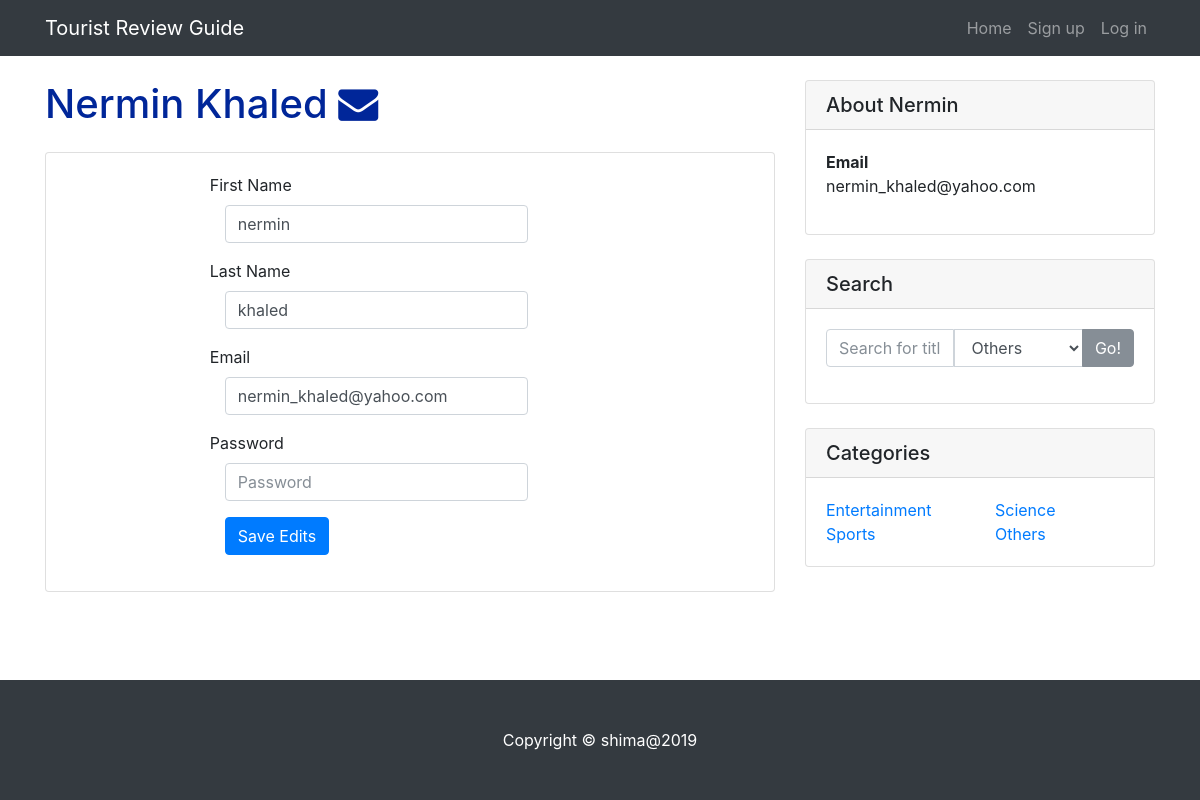
The page /blog/editProfile.php?user=1 on the database its author committed.
### tables this page shows
CREATE TABLE `user` (
  `ID` int(11) NOT NULL,
  `Fname` varchar(50) NOT NULL,
  `Lname` varchar(50) DEFAULT NULL,
  `Password` varchar(100) NOT NULL,
  `Email` varchar(100) NOT NULL
);

### blog/assets/classes/user.php (called while the page is built, shortened)
<?php
class user
{
 private $connection;
    function __construct ($c){
        $this->connection=$c;
    }
    public function getUserInfo($id){
        $query="select * from user where ID= '{$id}' ";
        $result=mysqli_query($this->connection , $query);
        if(!$result){
            return -1;
        }
        else{
            return $result;
        }
    }
}

### blog/editProfile.php (the view, shortened to what this page needs)
<?php
require_once ("assets/layouts/header.php");
require_once("assets/db_connection.php");
require_once ("assets/classes/user.php");
$user=new user($connection);
if(!isset($_GET["user"])){
    $resultInfo=$user->getUserInfo($_SESSION["id"]);
}else{
    $resultInfo=$user->getUserInfo($_GET["user"]);
}
?>
    <div class="container">
      <div class="row">
        <div class="col-md-8">
        <?php
            if($resultInfo == false) {
                trigger_error("Query result returns -1");
            } else{
                $dataInfo=mysqli_fetch_assoc($resultInfo); }
            if($_SESSION["id"] == $dataInfo["ID"]){
                $display = "display: inline;";
                $displaymsg = "display: none;";
                $displayedit = "display: inline;";
            }else{
                $displaymsg = "display: inline;";
            }
            ?>
          <h1 class="my-4" style="text-transform: capitalize; color:#002699;"><?php echo $dataInfo["Fname"]." ".$dataInfo["Lname"];?>
             <a href="sendMsg.php" style="text-decoration: none; color:#002699;<?php echo $displaymsg; ?>">
                 <i class="fa fa-envelope" aria-hidden="true" title="Send Message"></i></a>
          </h1>
          <div class="card mb-4">
            <form class="form-horizontal" action="editPro.php" method="post" style="width:55%; margin:20px auto;">
             <div class="form-group">
                <label for="inputFname" class="control-label">First Name</label>
                <div class="col-sm-10">
                  <input type="text" class="form-control" name="fname" placeholder="First Name" value="<?php echo $dataInfo["Fname"]; ?>">
                </div>
              </div>
              <div class="form-group">
                <label for="inputLname" class="control-label">Last Name</label>
                <div class="col-sm-10">
                  <input type="text" class="form-control" name="lname" placeholder="Last Name" value="<?php echo $dataInfo["Lname"]; ?>">
                </div>
              </div>
              <div class="form-group">
                <label for="inputEmail" class="control-label">Email</label>
                <div class="col-sm-10">
                  <input type="email" class="form-control" name="email" placeholder="Email" value="<?php echo $dataInfo["Email"];?>">
                </div>
              </div>
              <div class="form-group">
                <label for="inputPassword" class="control-label">Password</label>
                <div class="col-sm-10">
                  <input type="password" class="form-control" name="password" placeholder="Password" value="" required>
                </div>
              </div>
              <div class="form-group">
                <div class="col-sm-offset-2 col-sm-10">
                  <button type="submit" class="btn btn-primary" name="submit">Save Edits</button>
                </div>
              </div>
            </form>
          </div>
        </div>
        <div class="col-md-4">
          <div class="card my-4">
            <h5 class="card-header" style="text-transform: capitalize;"><?php echo "about ".$dataInfo["Fname"];?>
            </h5>
            <div class="card-body">
             <dl>
               <dt>Email</dt>
               <dd><?php echo $dataInfo["Email"];?></dd>
             </dl>
            </div>
          </div>
          <?php
             require_once("assets/layouts/search.php");
            require_once("assets/layouts/categories.php");
         ?>
        </div>
      </div>
    </div>
<?php
require_once("assets/layouts/footer.php");
?>

### blog/css/blog-home.css (style rules this page uses)
body { padding-top: 54px; }
@media (min-width: 992px) { body { padding-top: 56px; } }

### rows shown on the page
user: Fname "Nermin", Lname "Khaled", fname "nermin", lname "khaled", email "nermin_khaled@yahoo.com", Email "nermin_khaled@yahoo.com"

### other values the page prints
$pro "Sign up"
$parameter "Log in"
